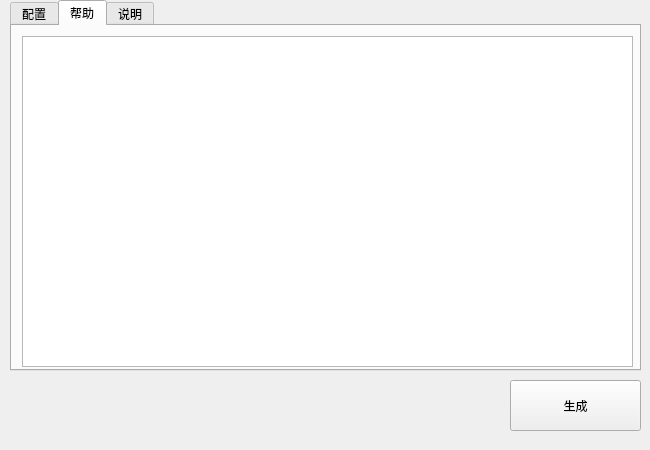
<?xml version="1.0" encoding="UTF-8"?>
<ui version="4.0">
 <class>MainWindow</class>
 <widget class="QMainWindow" name="MainWindow">
  <property name="geometry">
   <rect>
    <x>0</x>
    <y>0</y>
    <width>650</width>
    <height>450</height>
   </rect>
  </property>
  <property name="minimumSize">
   <size>
    <width>650</width>
    <height>450</height>
   </size>
  </property>
  <property name="maximumSize">
   <size>
    <width>650</width>
    <height>450</height>
   </size>
  </property>
  <property name="windowTitle">
   <string>AutoCoding</string>
  </property>
  <property name="windowIcon">
   <iconset>
    <normaloff>D:/download/chrome/20150715044853541_easyicon_net_32.ico</normaloff>D:/download/chrome/20150715044853541_easyicon_net_32.ico</iconset>
  </property>
  <widget class="QWidget" name="centralWidget">
   <widget class="QPushButton" name="pushButton">
    <property name="geometry">
     <rect>
      <x>510</x>
      <y>380</y>
      <width>131</width>
      <height>51</height>
     </rect>
    </property>
    <property name="text">
     <string>生成</string>
    </property>
   </widget>
   <widget class="QTabWidget" name="tabWidget">
    <property name="geometry">
     <rect>
      <x>10</x>
      <y>0</y>
      <width>631</width>
      <height>371</height>
     </rect>
    </property>
    <property name="currentIndex">
     <number>1</number>
    </property>
    <property name="tabBarAutoHide">
     <bool>false</bool>
    </property>
    <widget class="QWidget" name="widget">
     <attribute name="title">
      <string>配置</string>
     </attribute>
    </widget>
    <widget class="QWidget" name="tab_2">
     <attribute name="title">
      <string>帮助</string>
     </attribute>
     <widget class="QTextBrowser" name="textBrowser">
      <property name="geometry">
       <rect>
        <x>10</x>
        <y>10</y>
        <width>611</width>
        <height>331</height>
       </rect>
      </property>
      <property name="source">
       <url>
        <string>file:///C:/Users/HDZhang/Desktop/新建文本文档.txt</string>
       </url>
      </property>
      <property name="openLinks">
       <bool>false</bool>
      </property>
     </widget>
    </widget>
    <widget class="QWidget" name="tab">
     <attribute name="title">
      <string>说明</string>
     </attribute>
     <widget class="QLabel" name="label">
      <property name="geometry">
       <rect>
        <x>30</x>
        <y>10</y>
        <width>581</width>
        <height>151</height>
       </rect>
      </property>
      <property name="text">
       <string>&lt;html&gt;&lt;head/&gt;&lt;body&gt;&lt;p&gt;&lt;span style=&quot; font-size:10pt; font-weight:600;&quot;&gt;名称：AutoCoding&lt;/span&gt;&lt;/p&gt;&lt;p&gt;&lt;span style=&quot; font-size:10pt; font-weight:600;&quot;&gt;作者：张贺东&lt;/span&gt;&lt;/p&gt;&lt;p&gt;&lt;span style=&quot; font-size:10pt; font-weight:600;&quot;&gt;公司：深圳市天源迪科&lt;/span&gt;&lt;/p&gt;&lt;p&gt;&lt;span style=&quot; font-size:10pt; font-weight:600;&quot;&gt;版本：V1.0&lt;/span&gt;&lt;/p&gt;&lt;p&gt;&lt;span style=&quot; font-size:10pt; font-weight:600;&quot;&gt;日期：2015.7.15&lt;/span&gt;&lt;/p&gt;&lt;/body&gt;&lt;/html&gt;</string>
      </property>
     </widget>
    </widget>
   </widget>
  </widget>
  <action name="action">
   <property name="text">
    <string>文档</string>
   </property>
  </action>
  <action name="action_2">
   <property name="text">
    <string>说明</string>
   </property>
  </action>
 </widget>
 <layoutdefault spacing="6" margin="11"/>
 <resources/>
 <connections/>
</ui>
